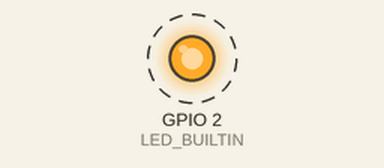
Simulated run of this program. Board: ESP32. Shown: output pins drawn as LEDs (lit = HIGH). Dashed ring = blinking. What the program prints to the serial monitor is not drawn.

Above: at 0.5 s.
Timing chart, 0 to 4.6 s (numbered marks = the images above):
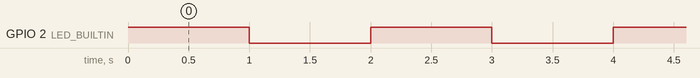

The program:

main.cpp
```cpp
#include <Arduino.h>
#define LED_BUILTIN 2

void setup() {
    pinMode(LED_BUILTIN, OUTPUT);
    Serial.begin(9600);
}

void loop() {
    digitalWrite(LED_BUILTIN, HIGH);
    Serial.println("Blink");
    delay(1000);
    digitalWrite(LED_BUILTIN, LOW);
    delay(1000);
}
```

Measured:
- by itself, GPIO 2 (LED_BUILTIN): alternates HIGH for 1.0 s and LOW for 1.0 s
